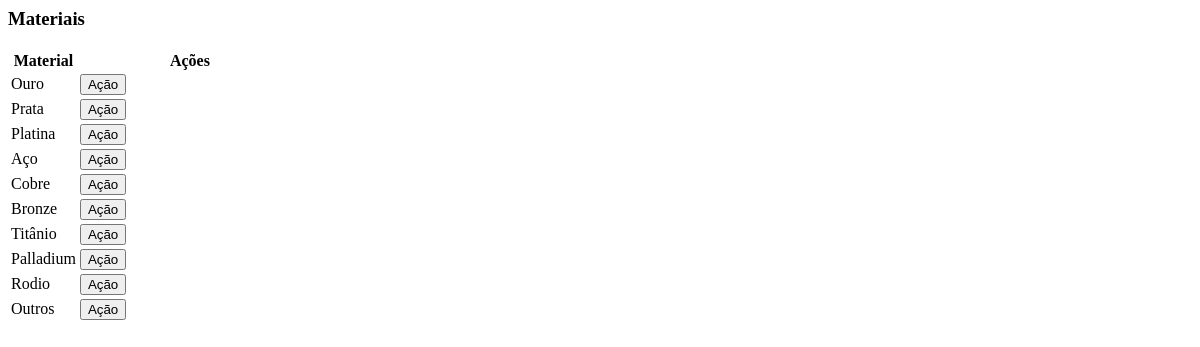
The app's page /pages/Material/listar.php with its own data.
### tables this page shows
CREATE TABLE `material` (
  `id` int(11) NOT NULL,
  `nome` varchar(200) DEFAULT NULL
);

### db/db.class.php (called while the page is built, shortened)
<?php
$dotenv = Dotenv::createImmutable(dirname(__DIR__));
class db
{
    private $dbh;
    private $stmt;
    public function __construct()
    {
        $this->host   = $_ENV['DB_HOST'];
        $this->dbName = $_ENV['DB_NAME'];
        $this->user   = $_ENV['DB_USER'];
        $this->pass   = $_ENV['DB_PASS'];
        $this->port   = $_ENV['DB_PORT'] ?: '3306';
        $dsn = "mysql:host={$this->host};dbname={$this->dbName};port={$this->port};charset=utf8";
        $options = array(
            PDO::ATTR_PERSISTENT    => true,
            PDO::ATTR_ERRMODE       => PDO::ERRMODE_EXCEPTION
        );
        try {
            $this->dbh = new PDO($dsn, $this->user, $this->pass, $options);
        } catch (PDOException $e) {
            $this->error = $e->getMessage();
            echo "Erro de conexão: " . $this->error;
        }
    }
    public function query($query)
    {
        $this->stmt = $this->dbh->prepare($query);
    }
    public function execute()
    {
        return $this->stmt->execute();
    }
    public function resultSet()
    {
        $this->execute();
        return $this->stmt->fetchAll(\PDO::FETCH_ASSOC);
    }
}

### App/Models/Material/Controller.php (called while the page is built, shortened)
<?php
class Controller
{
    public function listar()
    {
        $db = new db();
        $db->query("SELECT * FROM material ORDER BY id ASC");
        return $db->resultSet();
    }
}

### pages/Material/listar.php (the view, shortened to what this page needs)
<?php
$controller = new Controller();
$nomes = $controller->listar();
?>
<link href="<?php echo $url?>vendor/datatables/dataTables.bootstrap4.min.css" rel="stylesheet">
<div class="card">
    <div class="card-header bg-primary text-white d-flex justify-content-between align-items-center">
        <h3 class="card-title">Materiais</h3>
    </div>
    <div class="card-body">
        <table id="example1" class="table table-striped">
            <thead>
                <tr>
                    <th>Material</th>
                    <th width="220">Ações</th>
                </tr>
            </thead>
            <tbody>
                <?php foreach ($nomes as $nome): ?>
                    <tr>
                        <td><?= htmlspecialchars($nome['nome']) ?></td>
                        <td>
                            <div class="dropdown">
                                <button class="btn btn-primary dropdown-toggle" type="button" data-bs-toggle="dropdown" aria-expanded="false">
                                    Ação
                                </button>
                            </div>
                        </td>
                    </tr>
                <?php endforeach; ?>
            </tbody>
        </table>
    </div>
</div>

### records on screen
material: nome "Ouro"
material: nome "Prata"
material: nome "Platina"
material: nome "Aço"
material: nome "Cobre"
material: nome "Bronze"
material: nome "Titânio"
material: nome "Palladium"
material: nome "Rodio"
material: nome "Outros"
